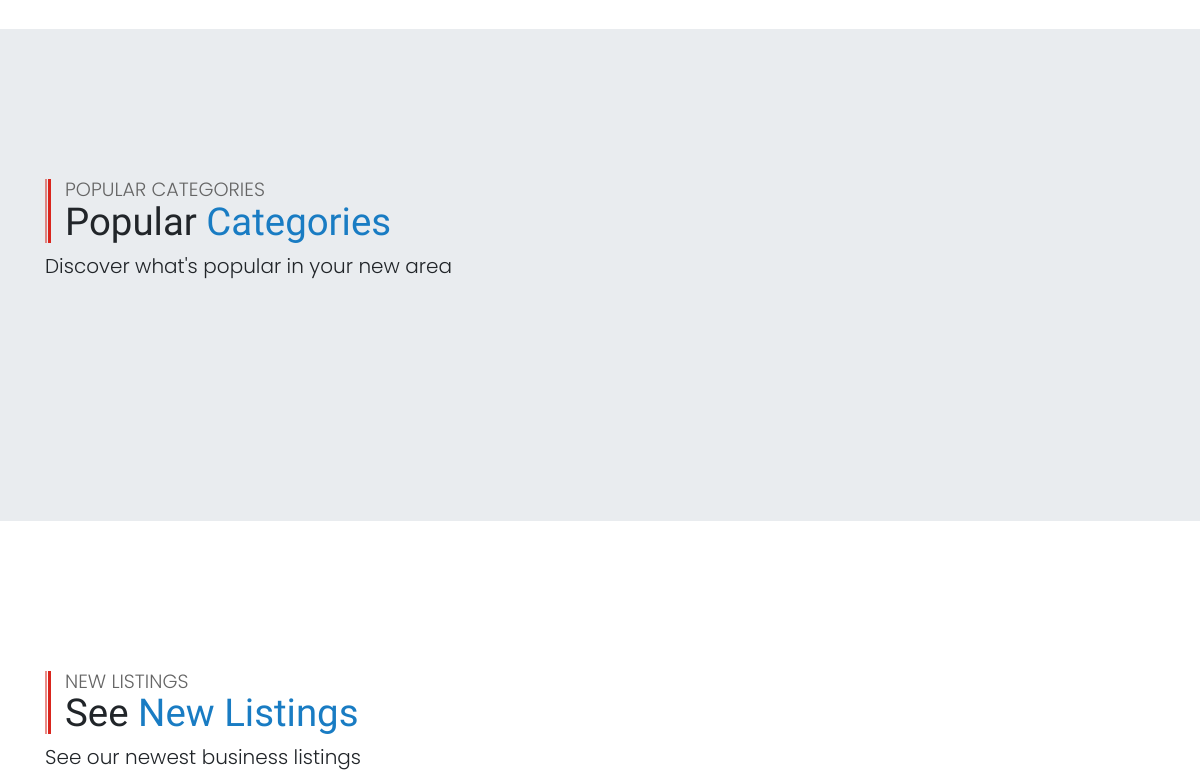
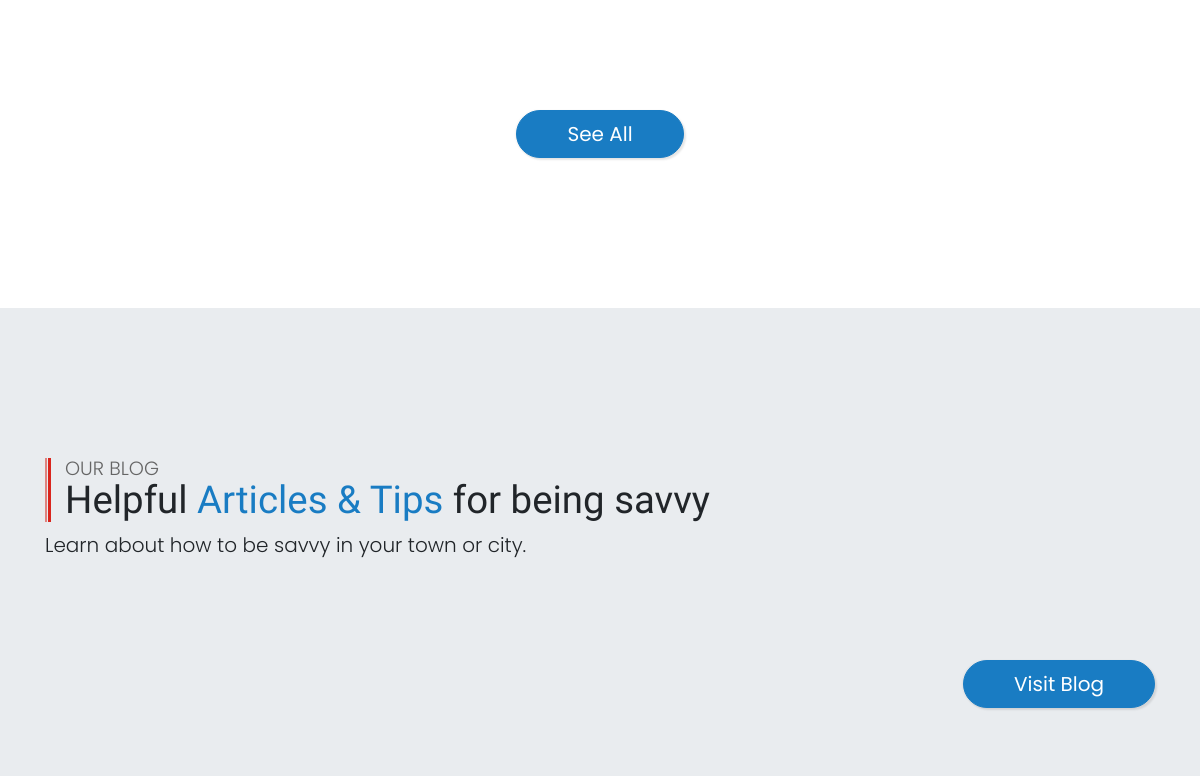
Before: / (middle part) with the older database file (2 pictures, top to bottom).
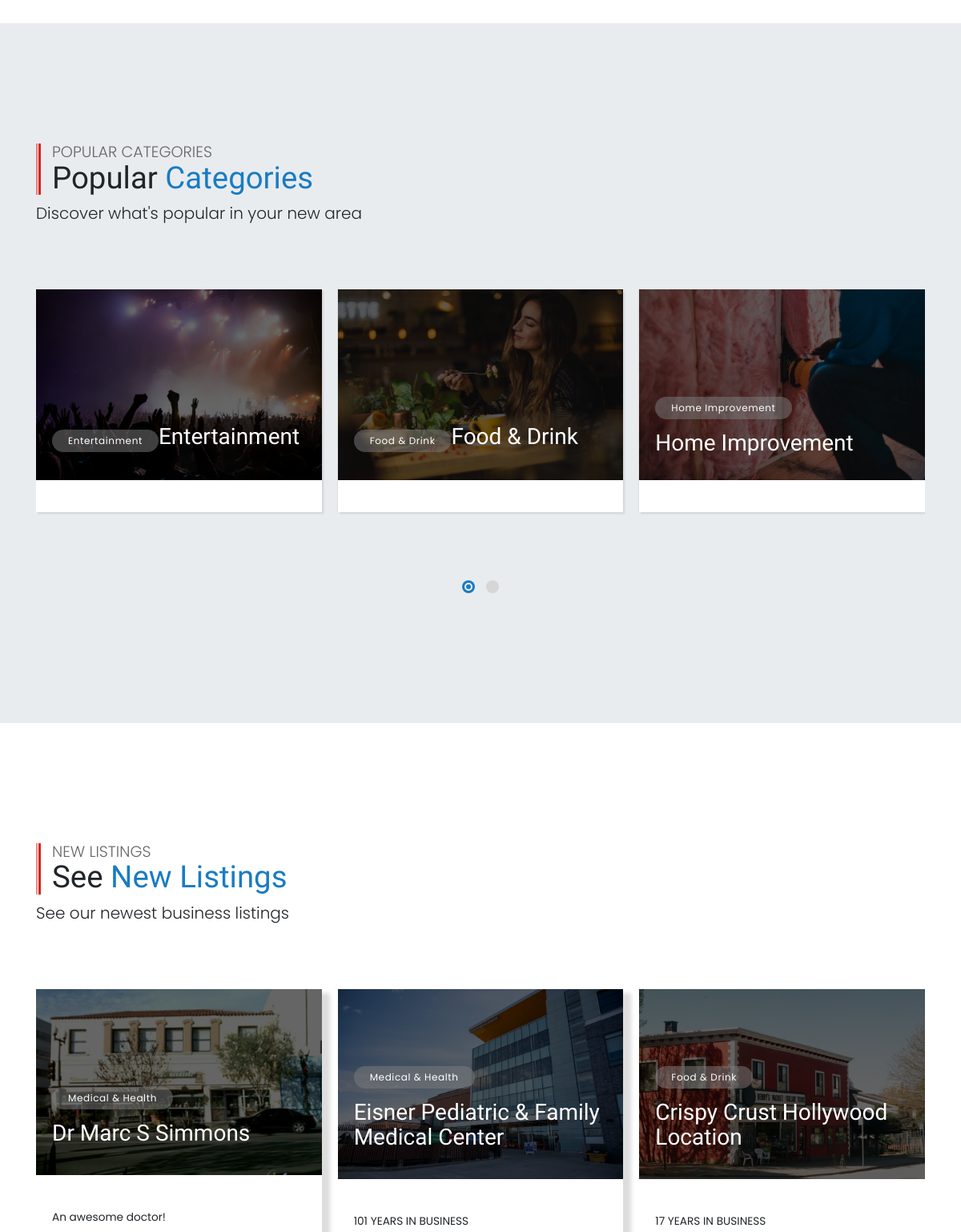
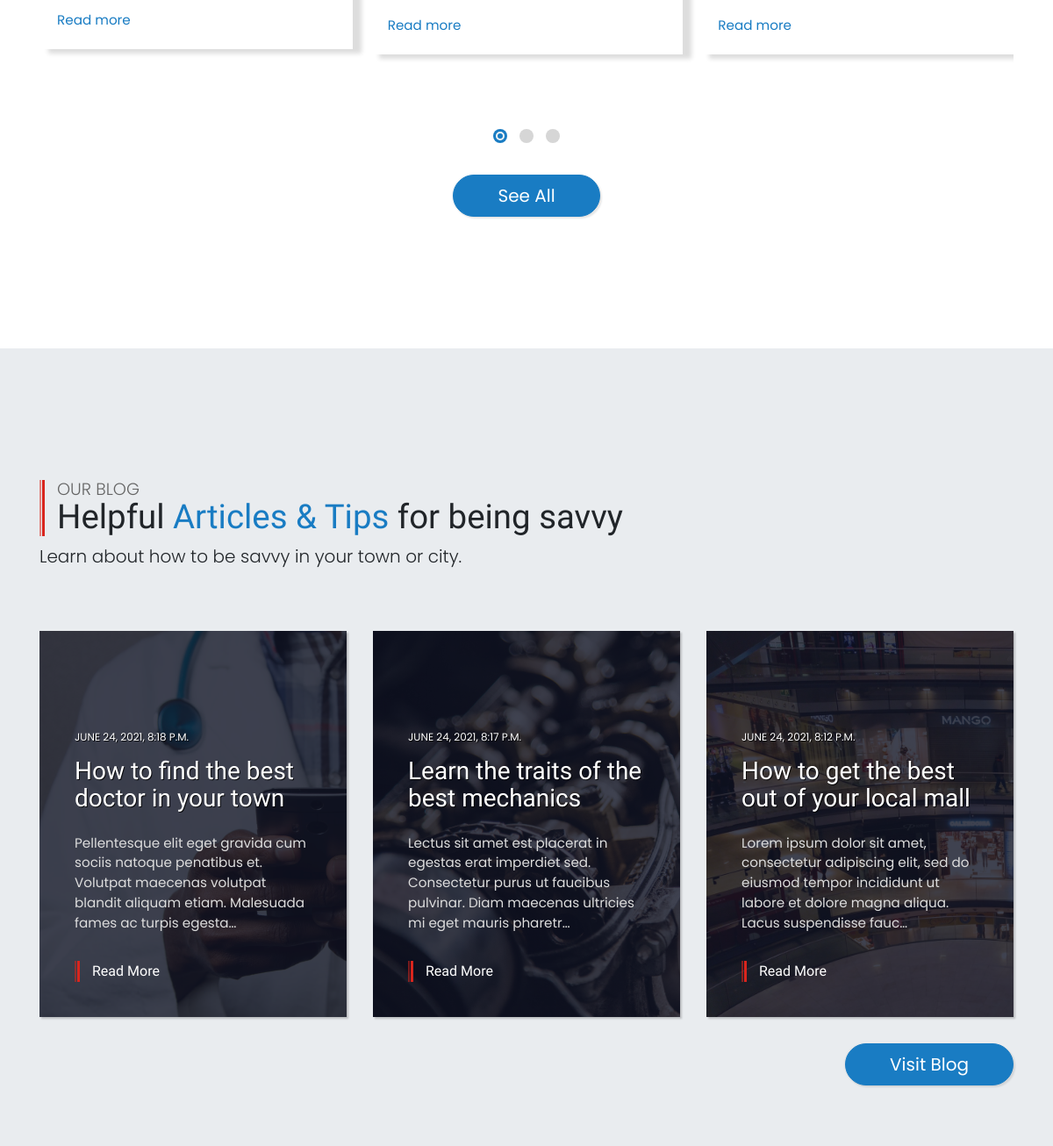
After: the same page with the newer database file (2 pictures, top to bottom).
### theapp/models.py (models this page shows, shortened)
class BusinessCategory(models.Model):
    title = models.CharField(max_length=20)
    thumbnail = models.ImageField()

class BusinessListing(models.Model):
    user = models.ForeignKey(User, on_delete=models.CASCADE)
    category = models.ForeignKey(BusinessCategory, on_delete=models.CASCADE)
    title = models.CharField(max_length=220)
    tagline = models.CharField(max_length=200)
    description = RichTextField(default=False)
    address = models.CharField(max_length=200)
    state = models.ForeignKey(BusinessLocation, on_delete=models.CASCADE, default=DEFAULT_LOCATION_ID)
    phone = models.CharField(max_length=50)
    url = models.CharField(max_length=500)
    thumbnail = models.ImageField()
    published = models.BooleanField(default=False)
    claimed = models.BooleanField(default=False)
    plan = models.CharField(max_length=100)
    @property
    def imageURL(self):
        try:
            url = self.thumbnail.url
        except:
            url = ''
        return url

class Post(models.Model):
    title = models.CharField(max_length=100)
    overview = models.TextField()
    timestamp = models.DateTimeField(auto_now_add=True)
    content = RichTextField(default=False)
    author = models.ForeignKey(Author, on_delete=models.CASCADE)
    thumbnail = models.ImageField()
    categories = models.ManyToManyField(Category)
    featured = models.BooleanField()
    previous_post = models.ForeignKey(
        'self', related_name='previous', on_delete=models.SET_NULL, blank=True, null=True)
    next_post = models.ForeignKey(
        'self', related_name='next', on_delete=models.SET_NULL, blank=True, null=True)

### theapp/views.py (the view, shortened to what this page needs)
# urls.py: path('', IndexView.as_view(), name='home'),
class IndexView(View):
    def get(self, request, *args, **kwargs):
        nav_categories = BusinessCategory.objects.all()
        nav_locations = BusinessLocation.objects.all()
        business_categories = BusinessCategory.objects.all()
        business_locations = BusinessLocation.objects.all()
        business_listings = BusinessListing.objects.all()[:9]
        featured = Post.objects.filter(featured=True)
        latest = Post.objects.order_by('-timestamp')[0:3]
        context = {
            'nav_locations':nav_locations,
            'nav_categories':nav_categories,
            'business_listings':business_listings,
            'business_categories':business_categories,
            'business_locations':business_locations,
            'object_list': featured,
            'latest': latest,
        }
        return render(request, 'theapp/index.html', context)

### theapp/templates/theapp/index.html (shortened to what this page needs)
{% extends 'theapp/base.html' %}
{% load static %}
{% block content %}
    <section class="services">
    </section>
    <section class="latest-listings bg-gray">
      <div class="container">
        <header>
          <h2 class="has-lines"><small>Popular Categories</small>Popular <span class="text-primary"> Categories</span></h2>
          <p class="lead">Discover what's popular in your new area</p>
        </header>
        <div class="owl-carousel owl-theme latest-listings-slider">
          {% for category in business_categories %}
          <div class="item listing-item">
            <div class="item-inner">
              <div class="image"><img src="{{ category.thumbnail.url }}" alt="..." class="img-fluid"></div>
              <div class="info d-flex align-items-end justify-content-between">
                <div class="content"><a href="{% url 'category-detail' category.pk %}">
                    <div class="badge-transparent">{{ category.title }}</div></a><a href="{% url 'category-detail' category.pk %}">
                    <h3>{{ category.title }}</h3>
                    </a>
                    </div>
              </div>
            </div>
             <div class="rate-box d-flex align-items-center">
            </div>
          </div>
           {% endfor %}
        </div>
      </div>
    </section>
    <section class="latest-listings">
      <div class="container">
        <header>
          <h2 class="has-lines"><small>New Listings</small>See <span class="text-primary">New Listings</span></h2>
          <p class="lead">See our newest business listings</p>
        </header>
        <div class="owl-carousel owl-theme latest-listings-slider">
          {% for listing in business_listings %}
            {% if listing.published %}
            <div class="item listing-item" style="box-shadow: 10px 5px 5px #ddd;">
            <div class="item-inner">
              <div class="image"><img src="{{ listing.imageURL }}" alt="..." class="img-fluid"></div>
              <div class="info d-flex align-items-end justify-content-between">
                <div><a href="#" class="badge-transparent">{{ listing.category.title }}</a>
                  <h3><a href="{% url 'listing-detail' listing.id %}">  {{ listing.title }}</a></h3>
                </div>
              </div>
            </div>
            <div class="rate-box d-flex align-items-center">
            </div>
            <div class="description">
              <p>{{ listing.tagline|truncatewords:10 }} </p><a class="text-primary" href="{% url 'listing-detail' listing.id %}">Read more</a>
            </div>
          </div>
            {% endif %}
          {% endfor %}
        </div>
        <div class="mt-4 text-center">
          <a href="{% url 'all-listings' %}" class="visit-blog btn-lg btn btn-primary has-shadow has-wide-padding">See All</a>
        </div>
      </div>
    </section>
    <section class="blog bg-gray">
      <div class="container">
        <header>
          <h2 class="has-lines"><small>Our Blog</small> Helpful <span class="text-primary">Articles &amp; Tips</span> for being savvy</h2>
          <p class="lead">Learn about how to be savvy in your town or city.</p>
        </header>
        <div class="row">
          {% for post in latest %}
          <div class="col-lg-4">
            <div class="post" style="height:440px;">
              <div class="image"><img src="{{ post.thumbnail.url }}" alt="..."></div>
              <div class="info d-flex align-items-end">
                <div class="content">
                  <div class="post-meta">{{ post.timestamp }}</div><a href="{% url 'post-detail' post.pk %}">
                    <h3>{{ post.title }}</h3></a>
                  <p>{{ post.overview|linebreaks|truncatechars:'150' }}</p><a href="{% url 'post-detail' post.pk %}" class="has-lines read-more">Read More</a>
                </div>
              </div>
            </div>
          </div>
          {% endfor %}
        </div><a href="{% url 'post-list' %}" class="pull-right visit-blog btn-lg btn btn-primary has-shadow has-wide-padding">Visit Blog</a>
      </div>
    </section>
    {% endblock content %}

Changed rows visible on the page:
added BusinessCategory: thumbnail (picture), title "Entertainment"
added BusinessCategory: thumbnail (picture), title "Food & Drink"
added BusinessCategory: thumbnail (picture), title "Home Improvement"
added BusinessListing: imageURL (picture), category "Medical & Health", title "Dr Marc S Simmons", tagline "An awesome doctor!"
added BusinessListing: imageURL (picture), category "Medical & Health", title "Eisner Pediatric & Family Medical Center", tagline "101 YEARS IN BUSINESS"
added BusinessListing: imageURL (picture), category "Food & Drink", title "Crispy Crust Hollywood Location", tagline "17 YEARS IN BUSINESS"
added Post: thumbnail (picture), timestamp "JUNE 24, 2021, 8:18 P.M.", title "How to find the best doctor in your town", overview "Pellentesque elit eget gravida cum sociis natoque penatibus et. Volutpat maecenas volutpat blandit aliquam etiam. Malesuada fames ac turpis egesta…"
added Post: thumbnail (picture), timestamp "JUNE 24, 2021, 8:17 P.M.", title "Learn the traits of the best mechanics", overview "Lectus sit amet est placerat in egestas erat imperdiet sed. Consectetur purus ut faucibus pulvinar. Diam maecenas ultricies mi eget mauris pharetr…"
added Post: thumbnail (picture), timestamp "JUNE 24, 2021, 8:12 P.M.", title "How to get the best out of your local mall", overview "Lorem ipsum dolor sit amet, consectetur adipiscing elit, sed do eiusmod tempor incididunt ut labore et dolore magna aliqua. Lacus suspendisse fauc…"
